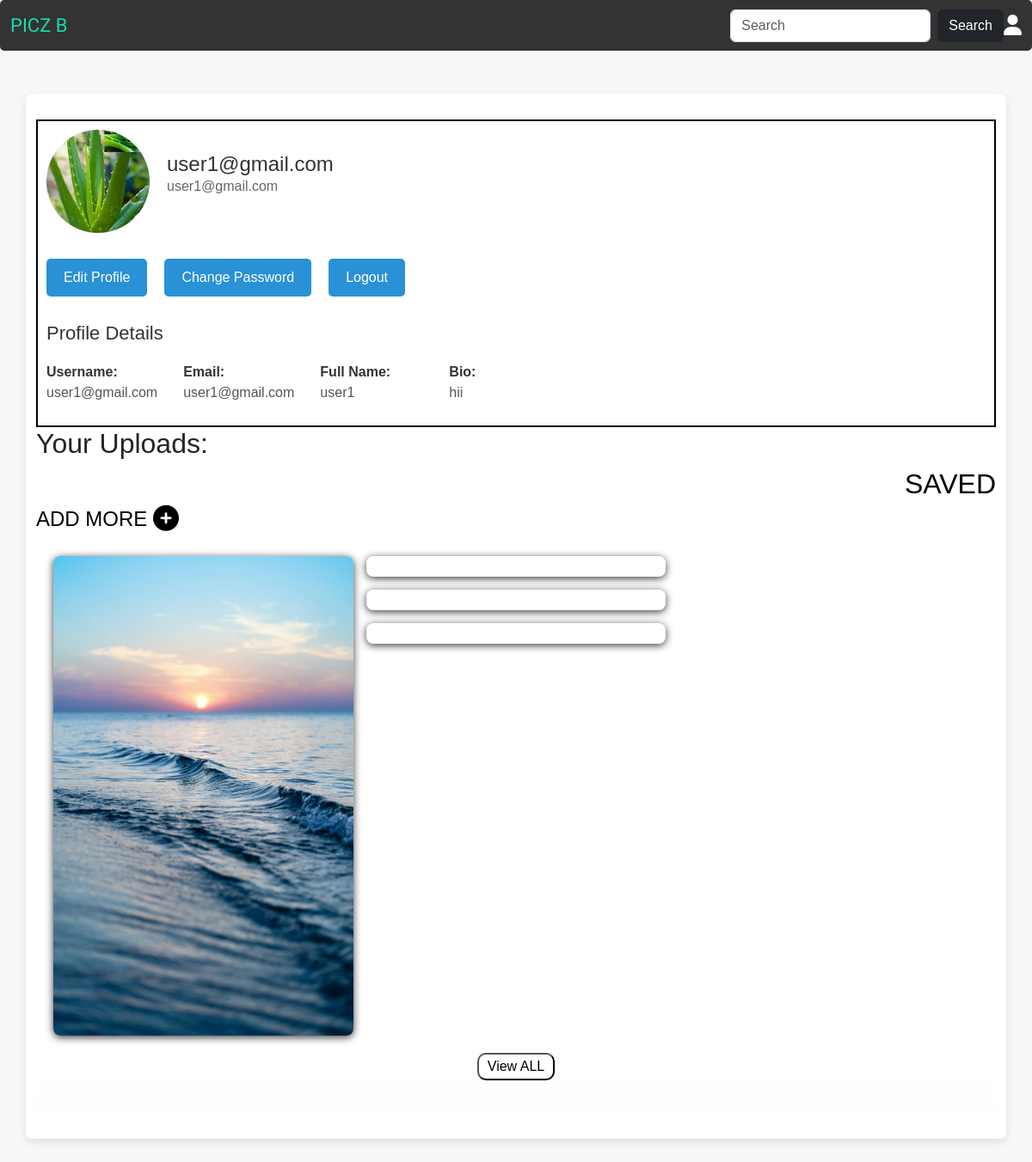
Page /user_prfl (signed in) on the committed database.
### app/models.py (models this page shows, shortened)
class Profile(models.Model):
    user=models.ForeignKey(User,on_delete=models.CASCADE)
    bio=models.TextField()
    profile_picture=models.FileField()

class Your_uplds(models.Model):
    user=models.ForeignKey(User,on_delete=models.CASCADE)
    Images=models.ForeignKey(Images,on_delete=models.CASCADE)

class Images(models.Model):
    user=models.ForeignKey(User,on_delete=models.CASCADE)
    img=models.FileField()
    title=models.TextField()
    tags=models.TextField()
    disp=models.TextField()
    date=models.DateTimeField(auto_now_add=True)
    tag=models.ForeignKey(Category,on_delete=models.CASCADE)

### app/views.py (the view)
# urls.py: path('user_prfl',views.user_prfl),
def user_prfl(req):
    if 'user' in req.session:
        user=User.objects.get(username=req.session['user'])
        if Profile.objects.filter(user=user).exists():
            uploads=Your_uplds.objects.filter(user=user)[::-1]
            profile=Profile.objects.get(user=user)
            return render(req,'user/user_prfl.html',{'uploads':uploads,'profile':profile})
        else:
            user=User.objects.get(username=req.session['user'])
            uploads=Your_uplds.objects.filter(user=user)[::-1]
            return render(req,'user/user_prfl.html',{'uploads':uploads})

### templates/user/user_prfl.html (shortened to what this page needs)
<!DOCTYPE html>
<html lang="en">
<head>
    {% load static %}
    <link rel="stylesheet" href="https://cdnjs.cloudflare.com/ajax/libs/font-awesome/6.7.2/css/all.min.css">
    <link rel="stylesheet" href="https://cdnjs.cloudflare.com/ajax/libs/font-awesome/6.0.0-beta3/css/all.min.css">
    <link rel="stylesheet" href="{% static 'css/userprfl.css' %}">
    <link rel="stylesheet" href="https://cdnjs.cloudflare.com/ajax/libs/font-awesome/6.7.2/css/all.min.css">
  <link href="https://cdn.jsdelivr.net/npm/bootstrap@5.3.3/dist/css/bootstrap.min.css" rel="stylesheet">
 <link rel="stylesheet" href="{% static 'css/style.css'%}">
</head>
</head>
<body>
    <nav class="navbar navbar-expand-sm" id="nbr">
        <div class="container-fluid">
          <a class="navbar-brand logo" href="../home" >PICZ B</a>
          <div class="collapse navbar-collapse" id="mynavbar">
            <ul class="navbar-nav me-auto">
              <li class="nav-item">
                <a class="nav-link" href="" style="color: #ffffff;"> </a>
              </li>
              <li class="nav-item">
                <a class="nav-link" href="javascript:void(0)"></a>
              </li>
              <li class="nav-item">
                <a class="nav-link" href="javascript:void(0)"></a>
              </li>
            </ul>
            <form class="d-flex">
              <input class="form-control me-2" type="text" placeholder="Search">
              <button class="btn btn-dark" type="button">Search</button>
            </form>
            <div class="prfl_logo"> <a href="../login"><i class="fa-solid fa-user fa-xl" style="color: #ffffff;"></i></a></div>
          </div>
        </div>
      </nav>
<div class="container">
    <div class="prfl">
    <div class="profile-header">
      {% if profile.profile_picture %}
        <img src="{{profile.profile_picture.url}}" alt="User Profile Picture">
      {% else %}
        <img src="{% static 'images/default.jpg' %}" alt="User Profile Picture">
      {% endif %}
        <div class="info">
            <h1>{{ user.username }}</h1>
            <p>{{ user.email }}</p>
        </div>
    </div>
    <div class="profile-actions">
        <a href="../edit_prfl">Edit Profile</a>
        <a href="../change_pswd">Change Password</a>
        <a href="../u_logout">Logout</a>
    </div>
    <div class="profile-details">
        <h2>Profile Details</h2>
        <dl>
            <div>
                <dt>Username:</dt>
                <dd>{{ user.username }}</dd>
            </div>
            <div>
                <dt>Email:</dt>
                <dd>{{ user.email }}</dd>
            </div>
            <div>
                <dt>Full Name:</dt>
                <dd>{{ user.first_name }} </dd>
            </div>
            <div>
                <dt>Bio:</dt>
                <dd>{{ profile.bio }}</dd>
            </div>
        </dl>
    </div>
    </div>
    <div class="yr_uplds">
        <h2>Your Uploads:</h2><h2 style="text-align: right;"><a href="../saved_images" style="text-decoration: none; color: black;">SAVED</a></h2>
       <a href="add_image" class="addmore"> <h4>ADD MORE <i class="fa-solid fa-circle-plus fa-lg"></i></h2> </a>
    </div>
    <div class="image-container">
        {% for image in uploads %}
        <div class="image-item">
          <a href="../viewpic/{{image.pk}}"><img src="{{ image.Images.img.url }}" alt="{{ image.title }}"></a>
        </div>
        {% endfor %}
    </div>
    <div class="user_more">
        <a href="../all_uplds"><button class="user_more_btn">View ALL</button></a>
      </div>
</div>
</body>
</html>

### static/css/userprfl.css (style rules this page uses)
body { font-family: Arial, sans-serif; background-color: #f4f7fc; margin: 0; padding: 0; }
.container { max-width: 900px; margin: 50px auto; background-color: white; box-shadow: 0 4px 10px rgba(0, 0, 0, 0.1); padding: 30px; border-radius: 8px; }
.prfl { border: 2px solid black; padding: 10px; }
.profile-header { display: flex; align-items: center; margin-bottom: 30px; }
.profile-header img { width: 120px; height: 120px; border-radius: 50%; object-fit: cover; margin-right: 20px; }
.profile-header .info { flex: 1; }
.profile-header .info h1 { margin: 0; font-size: 24px; color: #333; }
.profile-header .info p { font-size: 16px; color: #666; }
.profile-actions { display: flex; gap: 20px; }
.profile-actions a { text-decoration: none; color: #fff; background-color: #2991d6; padding: 10px 20px; border-radius: 5px; font-size: 16px; display: inline-block; transition: background-color 0.3s ease; }
.profile-details { margin-top: 30px; }
.profile-details h2 { font-size: 22px; color: #333; margin-bottom: 20px; }
.profile-details dl { display: flex; flex-wrap: wrap; gap: 30px; }
.profile-details dt { font-weight: bold; color: #333; width: 120px; }
.profile-details dd { color: #555; margin: 0; }
.user_more { display: flex; justify-content: center; background-color: white; z-index: 5px; height: 70px; background: linear-gradient(to bottom, rgba(255,0,0,0), rgba(253, 253, 253, 0.74)); width: 100%; }
.user_more_btn { background-color: #33333300; color: #000000; padding: 2px 10px; border-radius: 10px; }
.addmore { text-decoration: none; color: #000000; }

### static/css/style.css (style rules this page uses)
#nbr { background-color: #333; border-radius: 5px; }
.logo { font-family: 'Stylish';font-size: 22px; color: #14f5c4dc; }
.prfl_logo { padding: 0px 2; }
body { margin: 0; padding: 0; }
body { font-family: Arial, sans-serif; margin: 0; padding: 0; background-color: #f7f7f7; }
.image-container { column-count: 4; column-gap: 15px; padding: 20px; }
.image-item { break-inside: avoid; margin-bottom: 15px; background-color: #fff; border-radius: 8px; overflow: hidden; box-shadow: 0 2px 10px rgba(0, 0, 0, 0.781); }
.image-item img { width: 100%; height: auto; }
@media (max-width: 1200px) { .image-container { column-count: 3; } }

### rows in the picture
Profile: profile_picture (picture), bio "hii"
Your_uplds: Images.img (picture)

### other values in the picture
{{ user.username }} "user1@gmail.com"
{{ user.email }} "user1@gmail.com"
{{ user.first_name }} "user1"
